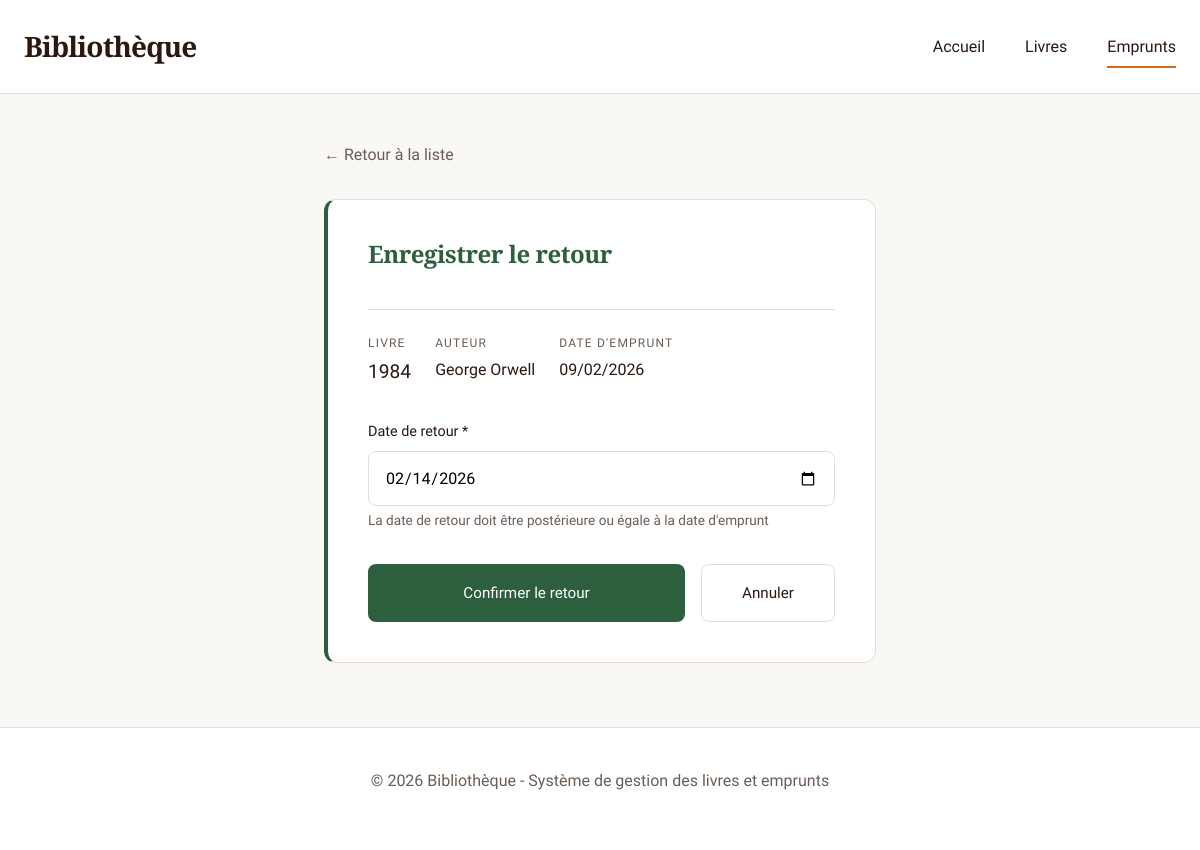
The app's page /emprunts/1/retour/ with its own data.
### livres/models.py (models this page shows, shortened)
class Emprunt(models.Model):
    livre = models.ForeignKey(
        Livre,
        on_delete=models.CASCADE,
        related_name='emprunts',
        verbose_name="Livre"
    )
    date_emprunt = models.DateField(
        default=timezone.now,
        verbose_name="Date d'emprunt"
    )
    date_retour = models.DateField(
        null=True,
        blank=True,
        verbose_name="Date de retour"
    )
    created_at = models.DateTimeField(auto_now_add=True)
    updated_at = models.DateTimeField(auto_now=True)
    class Meta:
        verbose_name = "Emprunt"
        verbose_name_plural = "Emprunts"
        ordering = ['-date_emprunt']

class Livre(models.Model):
    titre = models.CharField(max_length=200, verbose_name="Titre")
    auteur = models.CharField(max_length=200, verbose_name="Auteur")
    isbn = models.CharField(max_length=13, unique=True, verbose_name="ISBN")
    created_at = models.DateTimeField(auto_now_add=True)
    updated_at = models.DateTimeField(auto_now=True)
    class Meta:
        verbose_name = "Livre"
        verbose_name_plural = "Livres"
        ordering = ['-created_at']

### livres/views.py (the view, shortened to what this page needs)
# urls.py: path('emprunts/<int:pk>/retour/', views.emprunt_retour, name='emprunt_retour'),
def emprunt_retour(request, pk):
    emprunt = get_object_or_404(Emprunt, pk=pk)
    context = {
        'emprunt': emprunt,
        'today': date.today().isoformat(),
    }
    return render(request, 'livres/emprunt_retour.html', context)

### livres/templates/livres/emprunt_retour.html (shortened to what this page needs)
{% extends 'livres/base.html' %}
{% block content %}
<div class="container" style="margin-top: 3rem; max-width: 600px;">
    <div style="margin-bottom: 2rem;">
        <a href="{% url 'emprunt_list' %}" style="color: var(--color-text-muted);">← Retour à la liste</a>
    </div>
    <div class="card fade-in" style="border-left: 4px solid var(--color-success);">
        <h1 class="card-title" style="color: var(--color-success);">
            Enregistrer le retour
        </h1>
        <div style="margin: 2rem 0;">
            <div class="card-meta">
                <div class="card-meta-item">
                    <span class="card-meta-label">Livre</span>
                    <span class="card-meta-value" style="font-size: 1.2rem;">{{ emprunt.livre.titre }}</span>
                </div>
                <div class="card-meta-item">
                    <span class="card-meta-label">Auteur</span>
                    <span class="card-meta-value">{{ emprunt.livre.auteur }}</span>
                </div>
                <div class="card-meta-item">
                    <span class="card-meta-label">Date d'emprunt</span>
                    <span class="card-meta-value">{{ emprunt.date_emprunt|date:"d/m/Y" }}</span>
                </div>
            </div>
        </div>
        <form method="post" style="margin-top: 2rem;">
            <div class="form-group">
                <label for="date_retour" class="form-label">Date de retour *</label>
                <input
                    type="date"
                    id="date_retour"
                    name="date_retour"
                    class="form-control"
                    value="{{ today }}"
                    min="{{ emprunt.date_emprunt|date:'Y-m-d' }}"
                    required
                >
                <small style="color: var(--color-text-muted); font-size: 0.85rem; display: block; margin-top: 0.25rem;">
                    La date de retour doit être postérieure ou égale à la date d'emprunt
                </small>
            </div>
            <div style="margin-top: 2rem; display: flex; gap: 1rem;">
                <button type="submit" class="btn btn-success" style="flex: 1;">
                    Confirmer le retour
                </button>
                <a href="{% url 'emprunt_list' %}" class="btn btn-secondary">
                    Annuler
                </a>
            </div>
        </form>
    </div>
</div>
{% endblock %}

### livres/static/css/style.css (style rules this page uses)
:root { --color-primary: #2C1810; --color-secondary: #8B4513; --color-accent: #D4691A; --color-accent-light: #E89553; --color-bg: #FAF8F5; --color-surface: #FFFFFF; --color-text: #2C1810; --color-text-muted: #6B5D54; --color-border: #E5DDD6; --color-success: #2D5F3F; --color-warning: #C87941; --color-danger: #A4372A; --font-display: 'Crimson Pro', serif; --font-body: 'Work Sans', sans-serif; --spacing-xs: 0.5rem; --spacing-sm: 1rem; --spacing-md: 1.5rem; --spacing-lg: 2.5rem; --spacing-xl: 4rem; --radius-sm: 4px; --radius-md: 8px; --radius-lg: 12px; --transition-fast: 150ms ease; --transition-base: 250ms ease; --transition-slow: 400ms ease; }
* { margin: 0; padding: 0; box-sizing: border-box; }
html { font-size: 16px; -webkit-font-smoothing: antialiased; -moz-osx-font-smoothing: grayscale; }
body { font-family: var(--font-body); background-color: var(--color-bg); color: var(--color-text); line-height: 1.6; overflow-x: hidden; }
h1, h2, h3, h4, h5, h6 { font-family: var(--font-display); font-weight: 600; line-height: 1.2; letter-spacing: -0.02em; }
h1 { font-size: clamp(2.5rem, 5vw, 4rem); font-weight: 700; margin-bottom: var(--spacing-lg); }
a { color: var(--color-accent); text-decoration: none; transition: color var(--transition-fast); }
.container { max-width: 1200px; margin: 0 auto; padding: 0 var(--spacing-md); }
.btn { display: inline-block; padding: var(--spacing-sm) var(--spacing-lg); font-family: var(--font-body); font-weight: 500; font-size: 0.95rem; border: none; border-radius: var(--radius-md); cursor: pointer; transition: all var(--transition-base); text-align: center; text-decoration: none; }
.btn-secondary { background: transparent; color: var(--color-text); border: 1px solid var(--color-border); }
.btn-success { background: var(--color-success); color: white; }
.card { background: var(--color-surface); border: 1px solid var(--color-border); border-radius: var(--radius-lg); padding: var(--spacing-lg); margin-bottom: var(--spacing-md); transition: all var(--transition-base); }
.card-title { font-family: var(--font-display); font-size: 1.5rem; font-weight: 600; color: var(--color-primary); }
.card-meta { display: flex; gap: var(--spacing-md); margin-top: var(--spacing-md); padding-top: var(--spacing-md); border-top: 1px solid var(--color-border); }
.card-meta-item { display: flex; flex-direction: column; }
.card-meta-label { font-size: 0.75rem; text-transform: uppercase; letter-spacing: 0.1em; color: var(--color-text-muted); margin-bottom: 4px; }
.card-meta-value { font-weight: 500; color: var(--color-text); }
.form-group { margin-bottom: var(--spacing-md); }
.form-label { display: block; margin-bottom: var(--spacing-xs); font-weight: 500; color: var(--color-text); font-size: 0.9rem; }
.form-control { width: 100%; padding: var(--spacing-sm); border: 1px solid var(--color-border); border-radius: var(--radius-md); font-family: var(--font-body); font-size: 1rem; transition: all var(--transition-base); background: var(--color-surface); }
.fade-in { animation: fadeIn 0.6s ease; }

### records on screen
Emprunt: livre.titre "1984", livre.auteur "George Orwell", date_emprunt "09/02/2026"
